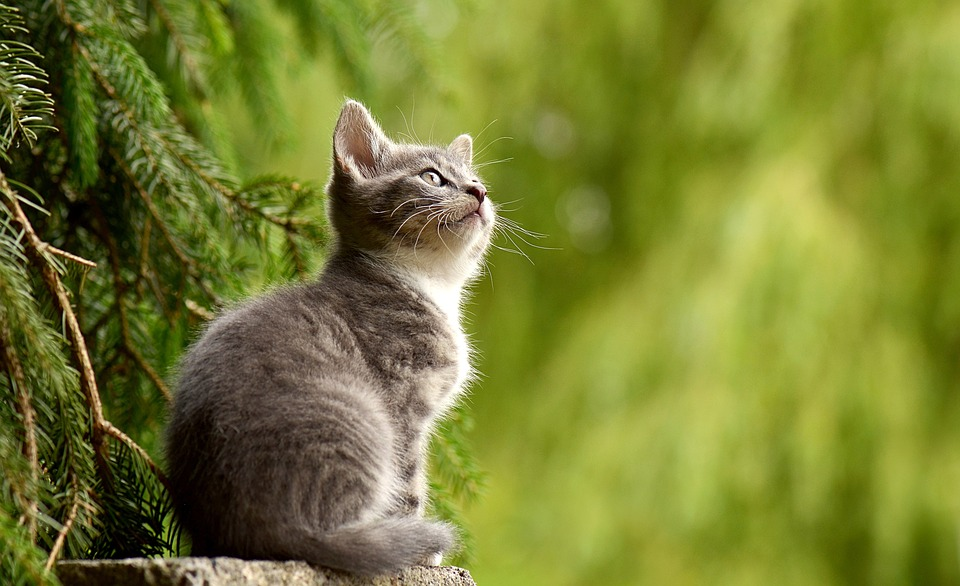
#> input picture Image Processing/myImage/cat.jpg, 960 x 586 px
$ python 'Crop image and Remove.py'
#> lines starting #> are read from the running program, lines starting #| are printed output that depends on the picture
from PIL import Image
img = Image.open('myImage/cat.jpg')
#> img is the input picture: PIL image 960x586 RGB; mean R, G, B 119.3, 126, 49.9
cropped = img.crop((90,50, 300, 300))
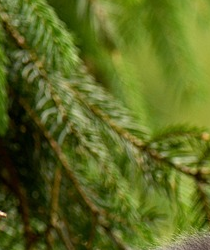
#> cropped: PIL image 210x250 RGB; mean R, G, B 92.5, 106, 33.8
cropped.show()

$ run again, with Image Processing/myImage/modified.jpg copied over Image Processing/myImage/cat.jpg
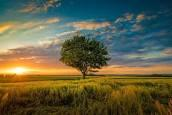
#> input picture Image Processing/myImage/modified.jpg, 172 x 115 px
#> img is the input picture: PIL image 172x115 RGB; mean R, G, B 97.7, 96.1, 69.5
#> `cropped = img.crop((90,50, 300, 300))`:
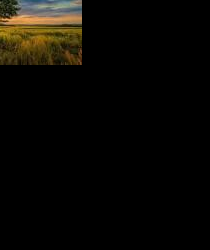
#> cropped: PIL image 210x250 RGB; mean R, G, B 10.3, 8.6, 4.6

$ run again, with Image Processing/myImage/nature2.jpg copied over Image Processing/myImage/cat.jpg
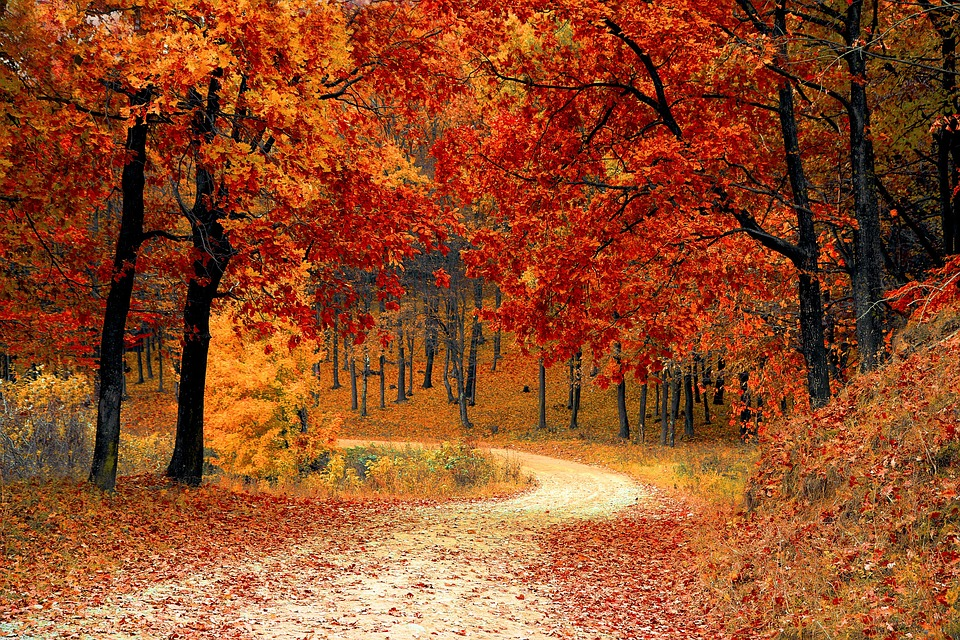
#> input picture Image Processing/myImage/nature2.jpg, 960 x 640 px
#> img is the input picture: PIL image 960x640 RGB; mean R, G, B 144.8, 76, 40.2
#> `cropped = img.crop((90,50, 300, 300))`:
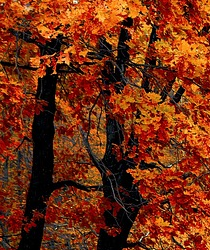
#> cropped: PIL image 210x250 RGB; mean R, G, B 115.7, 47.1, 20.2
